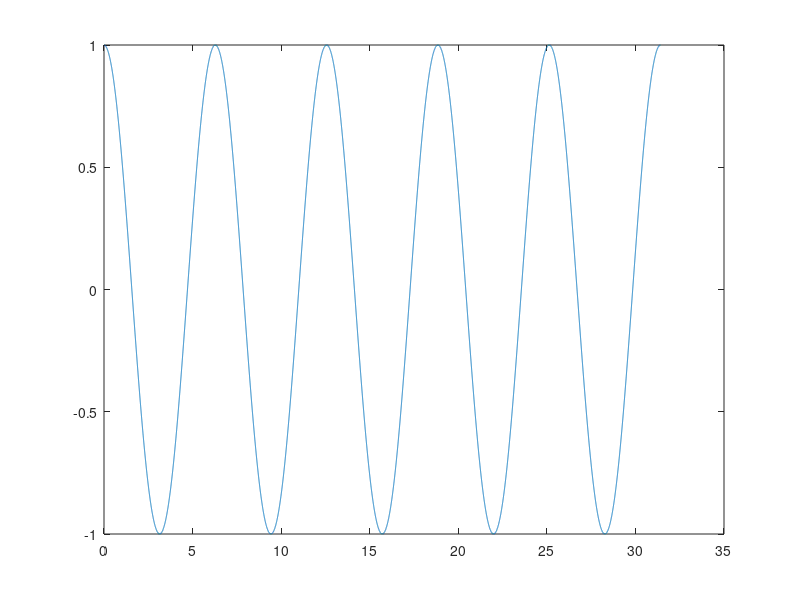

MATLAB code to generate this figure:
k=1
x = 1;
vx = 0;
t = 0;
tend = 10*pi;
h = .001;

x_values = [x];
time = [t];
while(t<tend)
    
ax = (-(k^2))*x;
x = x+((1/2)*((vx)+(vx+(h*(ax)))))*h;
ax1 = (-(k^2))*x;
vx = vx+((1/2)*(ax+ax1))*h;

x_values = [x_values;x];
t = t+h;
time = [time;t];
end

plot(time,x_values);
